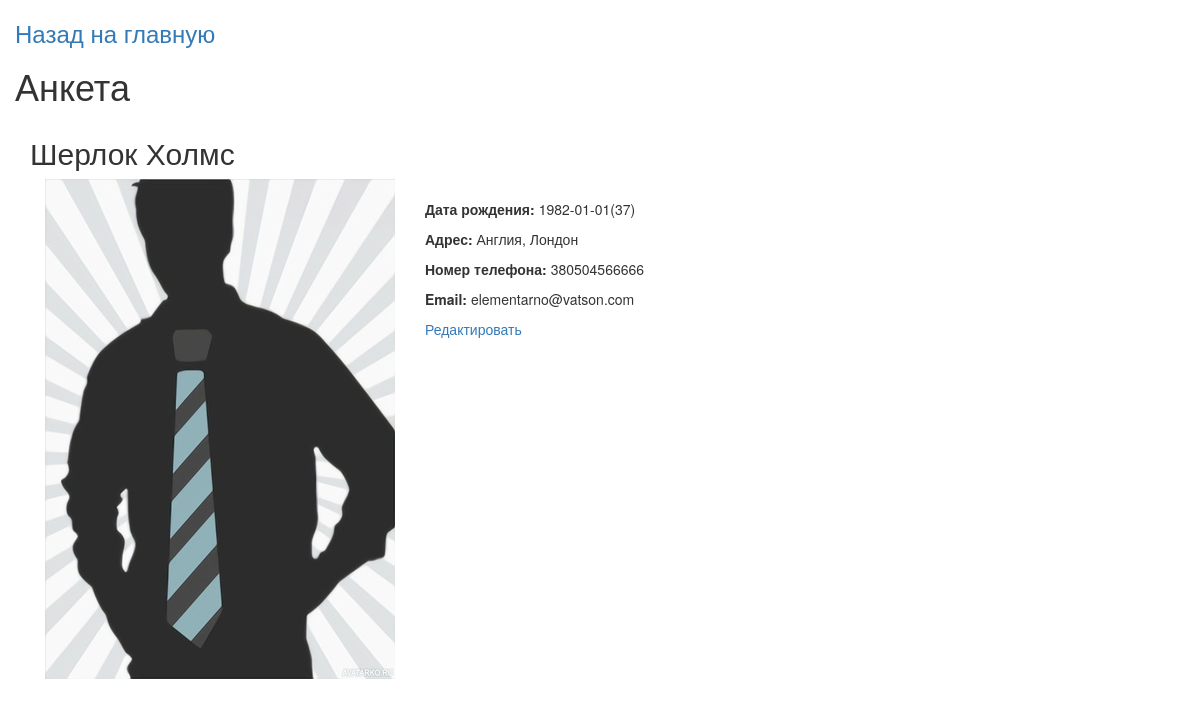
/index.php/profiles/profile/kholms1, run on the app's committed database.
### tables this page shows
CREATE TABLE `profiles` (
  `id` tinyint(20) NOT NULL,
  `name` varchar(20) NOT NULL,
  `surname` varchar(20) NOT NULL,
  `email` varchar(255) NOT NULL,
  `avatar` varchar(255) NOT NULL DEFAULT '/uploads/undefined.png',
  `birth` date NOT NULL,
  `address` varchar(255) NOT NULL,
  `phone` varchar(100) NOT NULL,
  `slug` varchar(20) NOT NULL
);

### application/controllers/Profiles.php (called while the page is built, shortened)
<?php
  class Profiles extends CI_Controller {
    public function __construct() {
        $this->load->model('profiles_model');
        $this->load->library('pagination');
        $this->load->helper('form');
    }
    public function profile($slug = NULL) {
      $data['profile'] = $this->profiles_model->getProfile($slug);
      $data['name'] = $data['profile']['name'];
      $data['surname'] = $data['profile']['surname'];
      $data['email'] = $data['profile']['email'];
      $data['avatar'] = $data['profile']['avatar'];
      $data['birth'] = $data['profile']['birth'];
      $data['address'] = $data['profile']['address'];
      $data['phone'] = $data['profile']['phone'];
      $data['age'] = date('Y', time()) - explode('-', $data['birth'])[0];
      $data['title'] =  $data['name'] . ' ' . $data['surname'];
      $data['edit_link'] = base_url() . 'index.php/editor/edit/' . $data['profile']['slug'];
      $this->load->view('templates/header', $data);
      $this->load->view('profiles/profile', $data);
      $this->load->view('templates/footer');
    }
  }

### index.php (called while the page is built, shortened)
<?php
require_once BASEPATH.'core/CodeIgniter.php';

### application/models/Profiles_model.php (called while the page is built, shortened)
<?php
  class Profiles_model extends CI_model {
    public function getProfile($slug = NULL) {
      $query = $this->db->get_where('profiles', array('slug' => $slug));
      return $query->row_array();
    }
  }

### application/views/profiles/profile.php (the view)
<h1>Анкета</h1>
<div class="col-sm-12">
  <h2><?php echo $name . ' ' . $surname ?></h2>
  <div class="col-sm-4">
    <p><img src="<?php echo base_url($avatar) ?>" alt=""></p>
  </div>
  <div class="col-sm-4 profile-stats">
    <p><b>Дата рождения:</b> <?php echo $birth . '(' . $age . ')' ?></p>
    <p><b>Адрес:</b> <?php echo $address ?></p>
    <p><b>Номер телефона:</b> <?php echo $phone ?></p>
    <p><b>Email:</b> <?php echo $email ?></p>
    <p><a href="<?php echo $edit_link ?>">Редактировать</a></p>
  </div>
</div>

### assets/css/style.css (style rules this page uses)
.profile-stats { margin-top: 20px; }

### data on the page
profiles: name "Шерлок", surname "Холмс", avatar (picture), birth "1982-01-01", address "Англия, Лондон", phone "380504566666", email "elementarno@vatson.com"

### other printed values
$age "37"
